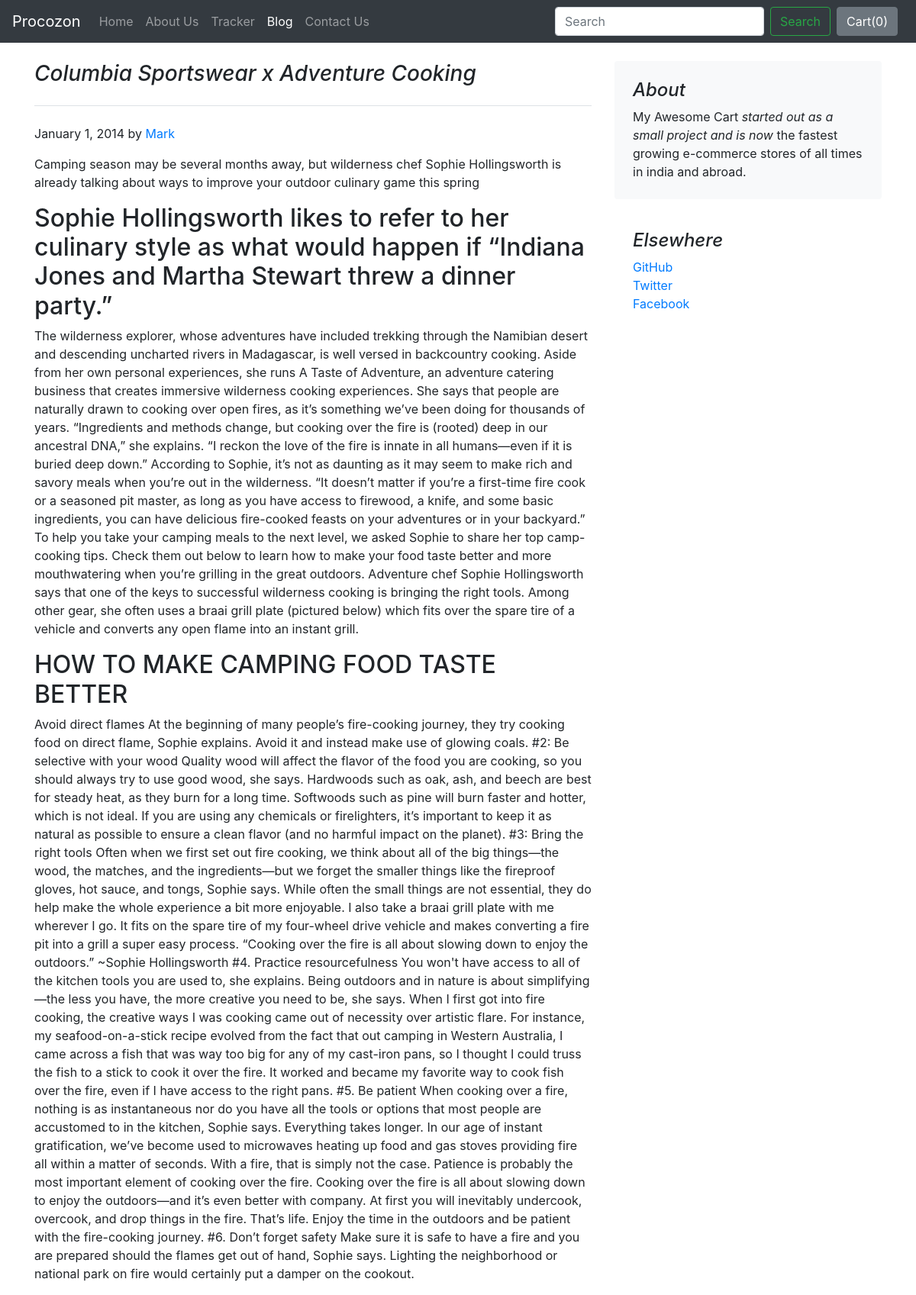
The app's page /blog/blogpost/2 with its own data.
### blog/models.py (models this page shows)
class Blogpost(models.Model):
    post_id = models.AutoField(primary_key=True)
    title = models.CharField(max_length=50)
    head0 = models.CharField(max_length=500, default="")
    chead0 = models.CharField(max_length=5000, default="")
    head1 = models.CharField(max_length=500, default="")
    chead1 = models.CharField(max_length=5000, default="")
    head2 = models.CharField(max_length=500, default="")
    chead2 = models.CharField(max_length=5000, default="")
    pub_date = models.DateField()
    thumbnail = models.ImageField(upload_to='shop/images', default="")
    def __str__(self):
        return self.title

### blog/views.py (the view)
# urls.py: path("blogpost/<int:id>", views.blogpost, name="blogHome")
def blogpost(request, id):
    post = Blogpost.objects.filter(post_id = id)[0]
    print(post)
    return render(request, 'blog/blogpost.html',
                  {'post':post})

### blog/templates/blog/blogpost.html (shortened to what this page needs)
{% extends 'blog/basic.html' %}
{% block body %}
<div class="container">
    <div class="row mt-4">
        <div class="col-md-8 blog-main">
            <h3 class="pb-4 mb-4 font-italic border-bottom">
                {{post.title}}
            </h3>
            <div class="blog-post">
                <p class="blog-post-meta">January 1, 2014 by <a href="#">Mark</a></p>
                <p>{{post.chead0}}</p>
                <h2>{{post.head1}}</h2>
                <p>{{post.chead1}}</p>
                <h2>{{post.head2}}</h2>
                <p>{{post.chead2}}</p>
            </div>
        </div>
        <aside class="col-md-4 blog-sidebar">
            <div class="p-4 mb-3 bg-light rounded">
                <h4 class="font-italic">About</h4>
                <p class="mb-0">My Awesome Cart <em>started out as a small project and is now</em> the fastest growing e-commerce stores of all times in india and abroad.</p>
            </div>
            <div class="p-4">
                <h4 class="font-italic">Elsewhere</h4>
                <ol class="list-unstyled">
                    <li><a href="#">GitHub</a></li>
                    <li><a href="#">Twitter</a></li>
                    <li><a href="#">Facebook</a></li>
                </ol>
            </div>
        </aside>
    </div>
</div>
{% endblock %}

### records on screen
Blogpost: title "Columbia Sportswear x Adventure Cooking", chead0 "Camping season may be several months away, but wilderness chef Sophie Hollingsworth is already talking about ways to improve your outdoor culinary game this spring", head1 "Sophie Hollingsworth likes to refer to her culinary style as what would happen if “Indiana Jones and Martha Stewart threw a dinner party.”", chead1 "The wilderness explorer, whose adventures have included trekking through the Namibian desert and descending uncharted rivers in Madagascar, is well versed in backcountry cooking. Aside from her own personal experiences, she runs A Taste of Adventure, an adventure catering business that creates immersive wilderness cooking experiences. She says that people are naturally drawn to cooking over open fires, as it’s something we’ve been doing for thousands of years. “Ingredients and methods change, but cooking over the fire is (rooted) deep in our ancestral DNA,” she explains. “I reckon the love of the fire is innate in all humans—even if it is buried deep down.” According to Sophie, it’s not as…", head2 "HOW TO MAKE CAMPING FOOD TASTE BETTER", chead2 "Avoid direct flames At the beginning of many people’s fire-cooking journey, they try cooking food on direct flame, Sophie explains. Avoid it and instead make use of glowing coals. #2: Be selective with your wood Quality wood will affect the flavor of the food you are cooking, so you should always try to use good wood, she says. Hardwoods such as oak, ash, and beech are best for steady heat, as they burn for a long time. Softwoods such as pine will burn faster and hotter, which is not ideal. If you are using any chemicals or firelighters, it’s important to keep it as natural as possible to ensure a clean flavor (and no harmful impact on the planet). #3: Bring the right tools Often when we…"
